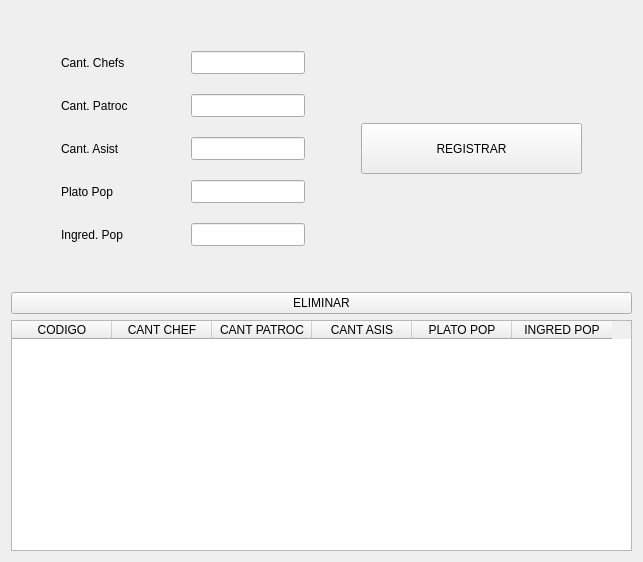
               <widget class="QWidget" name="pagina_registro">
                <layout class="QVBoxLayout" name="verticalLayout_18">
                 <item>
                  <spacer name="verticalSpacer_5">
                   <property name="orientation">
                    <enum>Qt::Vertical</enum>
                   </property>
                   <property name="sizeHint" stdset="0">
                    <size>
                     <width>20</width>
                     <height>40</height>
                    </size>
                   </property>
                  </spacer>
                 </item>
                 <item>
                  <layout class="QHBoxLayout" name="horizontalLayout_15">
                   <item>
                    <spacer name="horizontalSpacer_13">
                     <property name="orientation">
                      <enum>Qt::Horizontal</enum>
                     </property>
                     <property name="sizeHint" stdset="0">
                      <size>
                       <width>40</width>
                       <height>20</height>
                      </size>
                     </property>
                    </spacer>
                   </item>
                   <item>
                    <layout class="QHBoxLayout" name="horizontalLayout_7">
                     <property name="spacing">
                      <number>20</number>
                     </property>
                     <item>
                      <layout class="QVBoxLayout" name="verticalLayout_15">
                       <item>
                        <widget class="QLabel" name="label_8">
                         <property name="minimumSize">
                          <size>
                           <width>110</width>
                           <height>23</height>
                          </size>
                         </property>
                         <property name="text">
                          <string>Cant. Chefs</string>
                         </property>
                        </widget>
                       </item>
                       <item>
                        <widget class="QLabel" name="label_9">
                         <property name="minimumSize">
                          <size>
                           <width>110</width>
                           <height>23</height>
                          </size>
                         </property>
                         <property name="text">
                          <string>Cant. Patroc</string>
                         </property>
                        </widget>
                       </item>
                       <item>
                        <widget class="QLabel" name="label_10">
                         <property name="minimumSize">
                          <size>
                           <width>110</width>
                           <height>23</height>
                          </size>
                         </property>
                         <property name="text">
                          <string>Cant. Asist</string>
                         </property>
                        </widget>
                       </item>
                       <item>
                        <widget class="QLabel" name="label_11">
                         <property name="minimumSize">
                          <size>
                           <width>110</width>
                           <height>23</height>
                          </size>
                         </property>
                         <property name="text">
                          <string>Plato Pop</string>
                         </property>
                        </widget>
                       </item>
                       <item>
                        <widget class="QLabel" name="label_12">
                         <property name="minimumSize">
                          <size>
                           <width>110</width>
                           <height>23</height>
                          </size>
                         </property>
                         <property name="text">
                          <string>Ingred. Pop</string>
                         </property>
                        </widget>
                       </item>
                      </layout>
                     </item>
                     <item>
                      <layout class="QVBoxLayout" name="verticalLayout_16">
                       <item>
                        <widget class="QLineEdit" name="entry_cantChef">
                         <property name="minimumSize">
                          <size>
                           <width>114</width>
                           <height>23</height>
                          </size>
                         </property>
                        </widget>
                       </item>
                       <item>
                        <widget class="QLineEdit" name="entry_cantPatroc">
                         <property name="minimumSize">
                          <size>
                           <width>114</width>
                           <height>23</height>
                          </size>
                         </property>
                        </widget>
                       </item>
                       <item>
                        <widget class="QLineEdit" name="entry_cantAsist">
                         <property name="minimumSize">
                          <size>
                           <width>114</width>
                           <height>23</height>
                          </size>
                         </property>
                        </widget>
                       </item>
                       <item>
                        <widget class="QLineEdit" name="entry_platoPop">
                         <property name="minimumSize">
                          <size>
                           <width>114</width>
                           <height>23</height>
                          </size>
                         </property>
                        </widget>
                       </item>
                       <item>
                        <widget class="QLineEdit" name="entry_ingredPop">
                         <property name="minimumSize">
                          <size>
                           <width>114</width>
                           <height>23</height>
                          </size>
                         </property>
                        </widget>
                       </item>
                      </layout>
                     </item>
                    </layout>
                   </item>
                   <item>
                    <spacer name="horizontalSpacer_14">
                     <property name="orientation">
                      <enum>Qt::Horizontal</enum>
                     </property>
                     <property name="sizeHint" stdset="0">
                      <size>
                       <width>40</width>
                       <height>20</height>
                      </size>
                     </property>
                    </spacer>
                   </item>
                   <item>
                    <layout class="QVBoxLayout" name="verticalLayout_17">
                     <item>
                      <widget class="QPushButton" name="btn_registrarReg">
                       <property name="minimumSize">
                        <size>
                         <width>221</width>
                         <height>51</height>
                        </size>
                       </property>
                       <property name="text">
                        <string>REGISTRAR</string>
                       </property>
                      </widget>
                     </item>
                    </layout>
                   </item>
                   <item>
                    <spacer name="horizontalSpacer_15">
                     <property name="orientation">
                      <enum>Qt::Horizontal</enum>
                     </property>
                     <property name="sizeHint" stdset="0">
                      <size>
                       <width>40</width>
                       <height>20</height>
                      </size>
                     </property>
                    </spacer>
                   </item>
                  </layout>
                 </item>
                 <item>
                  <spacer name="verticalSpacer_6">
                   <property name="orientation">
                    <enum>Qt::Vertical</enum>
                   </property>
                   <property name="sizeHint" stdset="0">
                    <size>
                     <width>20</width>
                     <height>40</height>
                    </size>
                   </property>
                  </spacer>
                 </item>
                 <item>
                  <widget class="QPushButton" name="btn_eliminarReg">
                   <property name="minimumSize">
                    <size>
                     <width>595</width>
                     <height>18</height>
                    </size>
                   </property>
                   <property name="text">
                    <string>ELIMINAR</string>
                   </property>
                  </widget>
                 </item>
                 <item>
                  <widget class="QTableWidget" name="tabla_registro">
                   <property name="minimumSize">
                    <size>
                     <width>621</width>
                     <height>231</height>
                    </size>
                   </property>
                   <column>
                    <property name="text">
                     <string>CODIGO</string>
                    </property>
                   </column>
                   <column>
                    <property name="text">
                     <string>CANT CHEF</string>
                    </property>
                   </column>
                   <column>
                    <property name="text">
                     <string>CANT PATROC</string>
                    </property>
                   </column>
                   <column>
                    <property name="text">
                     <string>CANT ASIS</string>
                    </property>
                   </column>
                   <column>
                    <property name="text">
                     <string>PLATO POP</string>
                    </property>
                   </column>
                   <column>
                    <property name="text">
                     <string>INGRED POP</string>
                    </property>
                   </column>
                  </widget>
                 </item>
                </layout>
               </widget>
